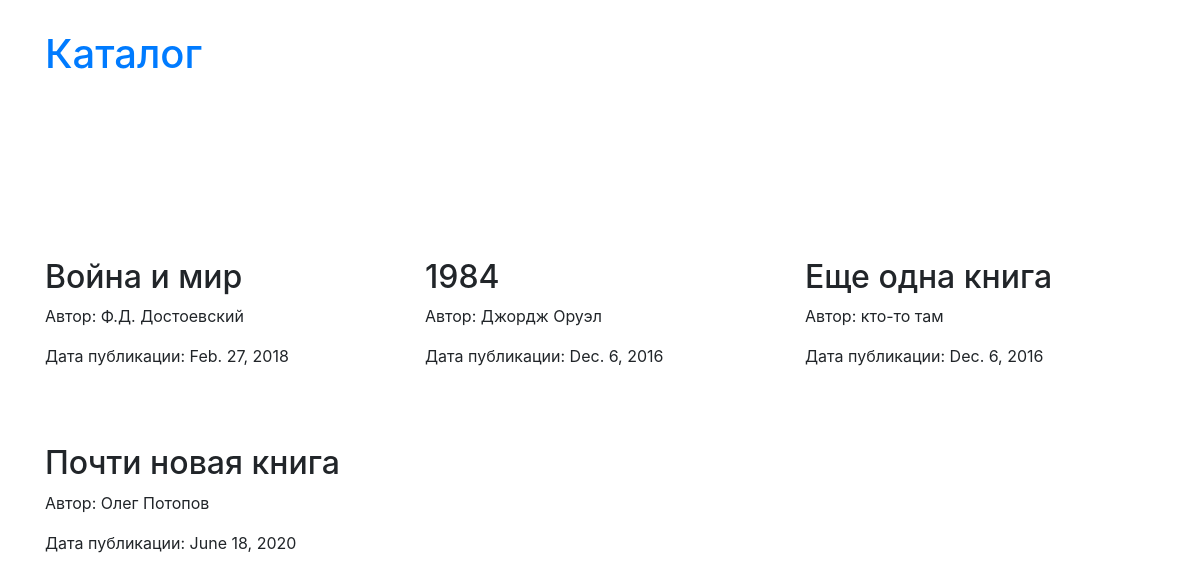
The page /books/ on the database its author committed.
### books/models.py (models this page shows, shortened)
class Book(models.Model):
    name = models.CharField(u'Название', max_length=64)
    author = models.CharField(u'Автор', max_length=64)
    pub_date = models.DateField(u'Дата публикации')

### books/views.py (the view)
# urls.py: path('books/', books_view, name='books'),
def books_view(request, pub_date=None):
    template = 'books/books_list.html'
    if pub_date:
        try:
            pub_date = date.fromisoformat(pub_date)
        except ValueError:
            raise Http404
        books = Book.objects.filter(pub_date=pub_date)
        if not books:
            raise Http404
        dates = get_all_dates()
        p = Paginator(dates, 1)
        page = p.page(dates.index(pub_date) + 1)
        context = {
            'books': books,
            'paginator': page
            }
        return render(request, template, context)
    else:
        books = Book.objects.all()
    context = {
        'books': books
    }
    return render(request, template, context)

### templates/books/books_list.html (shortened to what this page needs)
{% extends "base.html" %}
{% load static %}
{% block content %}
    <div class="container">
        <div class="header">
            <h1><a href="/books">Каталог</a></h1>
        </div>
        <div class="row">
            {% for book in books %}
                {% include 'books/book.html' %}
            {% endfor %}
        </div>
    </div>
{% endblock %}

### templates/base.html (shortened to what this page needs)
<!DOCTYPE html>{% load static %}
<html>
  <head>
    <link type="text/css" rel="stylesheet" href="{% static "css/bootstrap.css" %}"  media="screen,projection"/>
    <link type="text/css" rel="stylesheet" href="{% static "css/style.css" %}"  media="screen,projection"/>
  </head>
  <body>
    {% block content %}{% endblock %}
  </body>
</html>

### templates/books/book.html
<div class="book col-md-4">
    <h2>{{ book.name }}</h2>
    <p>Автор: {{ book.author }}</p>
    <p>Дата публикации: {{ book.pub_date }}</p>
</div>

### static/css/style.css (style rules this page uses)
.header { margin-top: 30px; margin-bottom: 150px; }
.book { margin-top: 30px; margin-bottom: 30px; }

### rows shown on the page
Book: name "Война и мир", author "Ф.Д. Достоевский", pub_date "Feb. 27, 2018"
Book: name "1984", author "Джордж Оруэл", pub_date "Dec. 6, 2016"
Book: name "Еще одна книга", author "кто-то там", pub_date "Dec. 6, 2016"
Book: name "Почти новая книга", author "Олег Потопов", pub_date "June 18, 2020"
